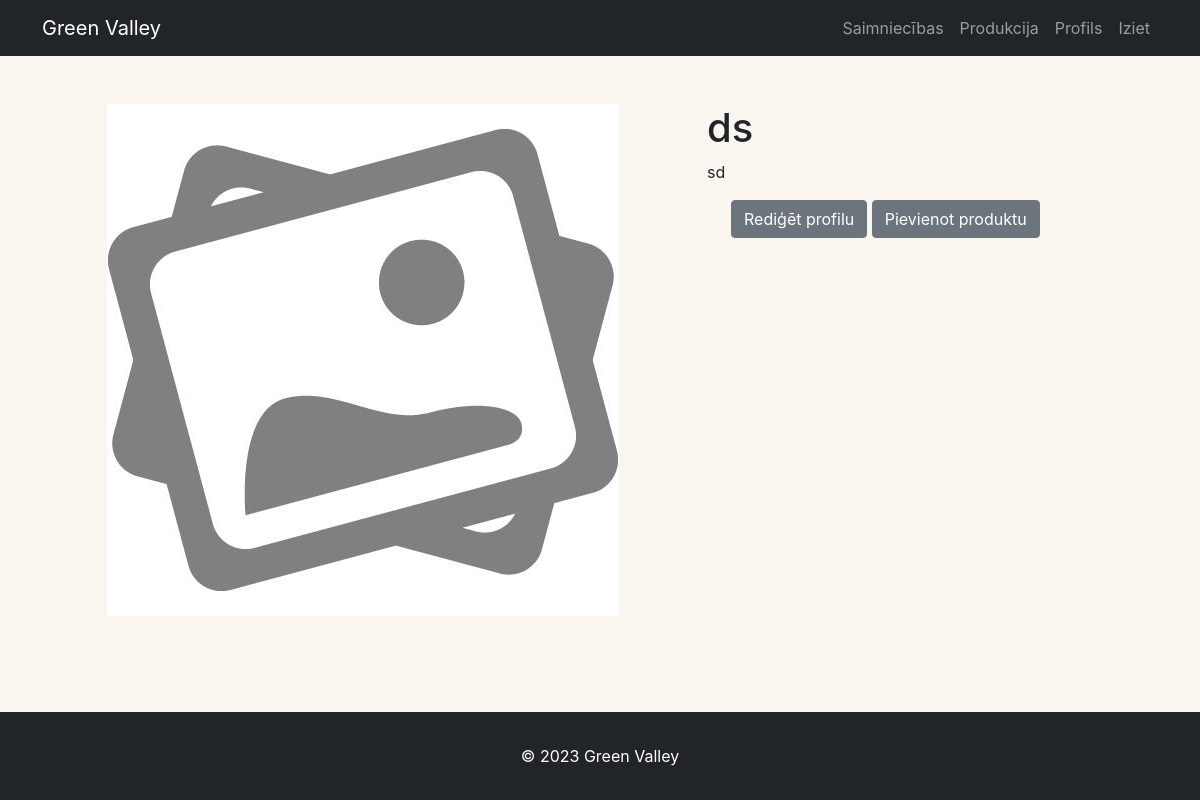
/profile/ (signed in), run on the app's committed database.
### users/models.py (models this page shows, shortened)
class Profile(models.Model):
    id = models.UUIDField(default=uuid.uuid4, unique=True,
                          primary_key=True, editable=False)
    user = models.OneToOneField(
        User, on_delete=models.CASCADE, null=True, blank=True)
    username = models.CharField(max_length=200, )
    first_name = models.CharField(max_length=100, blank=True, null=True)
    last_name = models.CharField(max_length=100, blank=True, null=True)
    email = models.EmailField(max_length=500, )
    foto = models.ImageField(null=True, blank=False,
                             default='default_profile.jpg',)
    phone_regex = RegexValidator(
        regex=r'^\d{8}$'
    )
    phone = models.CharField(
        max_length=8,
        blank=True,
        null=True,
        validators=[phone_regex]
    )
    date = models.DateTimeField(default=timezone.now)

class Farm(models.Model):
    owner = models.OneToOneField(
        Profile, on_delete=models.CASCADE, blank=True, null=True
    )
    name = models.CharField(max_length=200)
    description = models.TextField()
    foto = models.ImageField(null=True, blank=False,
                             default='default_farm.jpg',)
    phone_regex = RegexValidator(
        regex=r'^\d{8}$'
    )
    phone = models.CharField(
        max_length=8,
        blank=True,
        null=True,
        validators=[phone_regex]
    )
    country = models.CharField(max_length=200, default="Latvija")
    city = models.CharField(max_length=200)
    address = models.CharField(max_length=200)
    latitude = models.CharField(max_length=200, blank=True, null=True)
    longitude = models.CharField(max_length=200, blank=True, null=True)
    date = models.DateTimeField(default=timezone.now)

### users/views.py (the view)
# urls.py: path('profile/', views.profile, name='profile'),
@login_required(login_url='login')
def profile(request):
    profile = request.user.profile
    group = request.user.groups.all()[0].name
    print(group)
    page = None
    if group == 'farm':
        page = 'farm'
    elif group == 'client':
        page = 'client'
    context = {'profile': profile, 'page': page}
    return render(request, 'users/profile.html', context)

### users/templates/users/profile.html (shortened to what this page needs)
{% extends 'main.html' %} {% block content %} {% if page == 'farm' %}
<div class="container" style="margin-top: 3rem">
  <div class="row" id="features">
    <div class="col-sm-7 feature text-center">
      <img
        src="{{ profile.farm.foto.url }}"
        alt="Web Design"
        class="prof_pic"
      />
    </div>
    <div class="col-sm-5 feature">
      <h1>{{profile.farm.name}}</h1>
      <p>{{profile.farm.description}}</p>
      <div class="container">
        <button type="button" class="btn btn-secondary">
          <a href="{% url 'edit-farm' %}">Rediģēt profilu</a>
        </button>
        <button type="button" class="btn btn-secondary">
          <a href="{% url 'add-product' %}">Pievienot produktu</a>
        </button>
      </div>
    </div>
  </div>
</div>
{% endif %} {% endblock %}

### static/css/styles.css (style rules this page uses)
body { font-family: "Inter", sans-serif; background: #faf5ef; margin: 0; padding: 0; }
a { text-decoration: none; }
button a { color: white; }
.prof_pic { max-height: 50em; max-width: 100%; }

### data on the page
Profile: farm.foto (placeholder picture), farm.name "ds", farm.description "sd"
